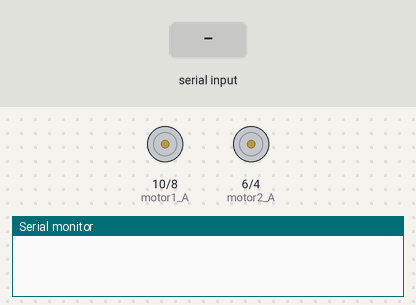
Simulated run of this sketch. Board: Arduino Uno, built with avr-gcc and run on an emulated ATmega328P. On the bench: motor-driver pin pairs drawn as motors (green arrow = first pin HIGH = forward, orange = second pin HIGH = backward, longer = more drive, scaled by the enable pin), the last lines printed to the serial monitor. The test bench sets the inputs (shaded band).

Above: at 1.2 s.
1.3 s: "w" received over Serial
At 2.0 s:
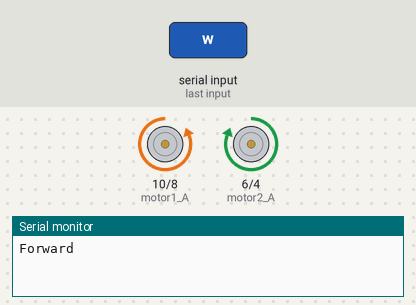
2.8 s: "s" received over Serial
At 3.1 s:
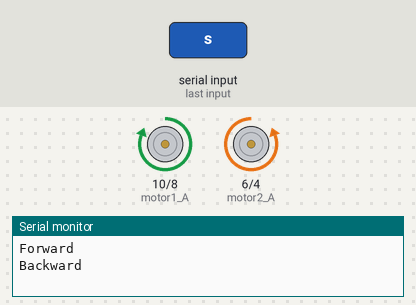
4.3 s: "a" received over Serial
At 5.5 s:
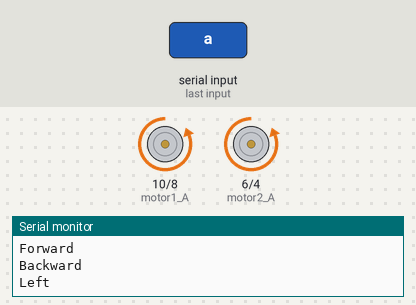
5.8 s: "e" received over Serial
At 6.6 s:
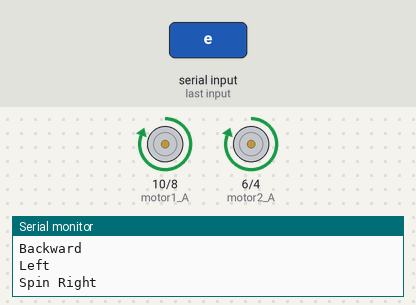
Timing chart, 0 to 8.3 s (numbered marks = the images above; inputs shaded):
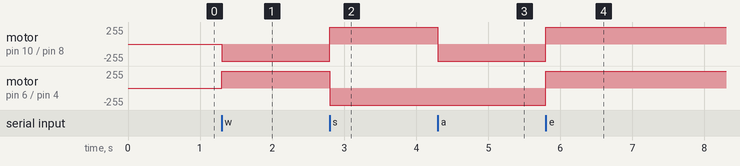

The sketch:

motors.ino
```cpp
int pin_lightsensor_left = A2;
int pin_lightsensor_right = A3;

int motor1_A=10;
int motor1_B=8;
int motor1_Speed=A0;

int motor2_A=6;
int motor2_B=4;
int motor2_Speed=A1;

byte motor_power = 255;
bool pwm_on = false;
int motor_pwm_on = 10;
int motor_pwm_off = 10;
long motor_on_timer;
long motor_off_timer;

long brain_timer = 0;
long brain_time = 1000;

enum drive_status : byte {
  D_LEFT,
  D_RIGHT,
  D_SPIN_LEFT,
  D_SPIN_RIGHT,
  D_FORWARD,
  D_BACKWARD,
  D_IDLE
};

drive_status current_drive_status = D_IDLE;
drive_status testdrive[] = {D_IDLE, D_FORWARD, D_BACKWARD};
byte dindex = 0;

void setup(){
  Serial.begin(9600);
  pinMode(pin_lightsensor_left, INPUT_PULLUP);
  pinMode(pin_lightsensor_right, INPUT_PULLUP);
  pinMode(motor1_A,OUTPUT);
  pinMode(motor1_B,OUTPUT);
  pinMode(motor1_Speed, OUTPUT);
  pinMode(motor2_A,OUTPUT);
  pinMode(motor2_B,OUTPUT);
  pinMode(motor2_Speed, OUTPUT);

  motor_on_timer = millis();
  motor_off_timer = millis() + motor_pwm_on;
}

void loop(){
  readSerial();
  //brain();
  drive();
}

void brain(){
  //Serial.println(brain_timer);
  if(millis() > brain_timer + brain_time){
    current_drive_status = testdrive[dindex];
    //print_drive_status();
    dindex++;
    if(dindex > 6) dindex = 0;
    brain_timer = millis();
  }
}

void drive() {
 if(!pwm_on){
  drive_in_current_direction();
  return;
 }
 if(millis() > motor_off_timer){
  drive_idle();
  motor_off_timer = millis() + motor_pwm_on + motor_pwm_off;
 }
 if(millis() > motor_on_timer){
  drive_in_current_direction();
  motor_on_timer = millis() + motor_pwm_on + motor_pwm_off;
 }
}

void drive_in_current_direction(){
  switch (current_drive_status) {
    case D_FORWARD: drive_forward(); break;
    case D_BACKWARD: drive_backward(); break;
    case D_LEFT: drive_left_forward(); break;
    case D_RIGHT: drive_right_forward(); break;
    case D_SPIN_LEFT: spin_left(); break;
    case D_SPIN_RIGHT: spin_right(); break;
    case D_IDLE: drive_idle(); break;
    default: break;
  }
}

void drive_forward(){
  drive_left_forward();
  drive_right_forward();
}

void drive_backward(){
  drive_left_backward();
  drive_right_backward();
}

void spin_left(){
  drive_right_backward();
  drive_left_forward();
}

void spin_right(){
  drive_right_forward();
  drive_left_backward();
}

void drive_left_forward(){
  digitalWrite(motor1_A,LOW); // A = HIGH and B = LOW means the motor will turn right
  digitalWrite(motor1_B,HIGH);
  analogWrite(motor1_Speed, motor_power);
}

void drive_left_backward(){
  digitalWrite(motor1_A,HIGH); // A = HIGH and B = LOW means the motor will turn right
  digitalWrite(motor1_B,LOW);
  analogWrite(motor1_Speed, motor_power);
}

void drive_right_forward(){
  digitalWrite(motor2_A, HIGH); // A = HIGH and B = LOW means the motor will turn right
  digitalWrite(motor2_B, LOW);
  analogWrite(motor2_Speed, motor_power);
}

void drive_right_backward(){
  digitalWrite(motor2_A, LOW); // A = HIGH and B = LOW means the motor will turn right
  digitalWrite(motor2_B, HIGH);
  analogWrite(motor2_Speed, motor_power);
}

void drive_idle(){
  digitalWrite(motor1_A,LOW);
  digitalWrite(motor1_B,LOW);
  analogWrite(motor1_Speed, 0);
  digitalWrite(motor2_A,LOW);
  digitalWrite(motor2_B,LOW);
  analogWrite(motor2_Speed, 0);
}
void print_drive_status() {
  String result = "not a drive status";
  switch (current_drive_status) {
    case D_FORWARD: result = "Forward"; break;
    case D_BACKWARD: result = "Backward"; break;
    case D_LEFT: result = "Left"; break;
    case D_RIGHT: result = "Right"; break;
    case D_SPIN_LEFT: result = "Spin Left"; break;
    case D_SPIN_RIGHT: result = "Spin Right"; break;
    case D_IDLE: result = "Idle"; break;
    default: break;
  }
  Serial.println(result);
}

//Debugging
void readSerial(){
  if(Serial.available() > 0) {
    byte b = Serial.read();
    switch(b) {
      case 'w': current_drive_status = D_FORWARD; break;
      case 'a': current_drive_status = D_LEFT; break;
      case 's': current_drive_status = D_BACKWARD; break;
      case 'd': current_drive_status = D_RIGHT; break;
      case 'e': current_drive_status = D_SPIN_RIGHT; break;
      case 'q': current_drive_status = D_SPIN_LEFT; break;
      default: current_drive_status = D_IDLE; break;
    }
    print_drive_status();
  }
}
```

Measured:
- after the input at 1.3 s, motor on pin 10 (motor1_A) / pin 8 (motor1_B): stopped → backward 255/255 at once; motor on pin 6 (motor2_A) / pin 4 (motor2_B): stopped → forward 255/255 at once
- after the input at 2.8 s, motor on pin 10 (motor1_A) / pin 8 (motor1_B): backward 255/255 → forward 255/255 at once; motor on pin 6 (motor2_A) / pin 4 (motor2_B): forward 255/255 → backward 255/255 at once
- after the input at 4.3 s, motor on pin 10 (motor1_A) / pin 8 (motor1_B): forward 255/255 → backward 255/255 at once
- after the input at 5.8 s, motor on pin 10 (motor1_A) / pin 8 (motor1_B), motor on pin 6 (motor2_A) / pin 4 (motor2_B): backward 255/255 → forward 255/255 at once
